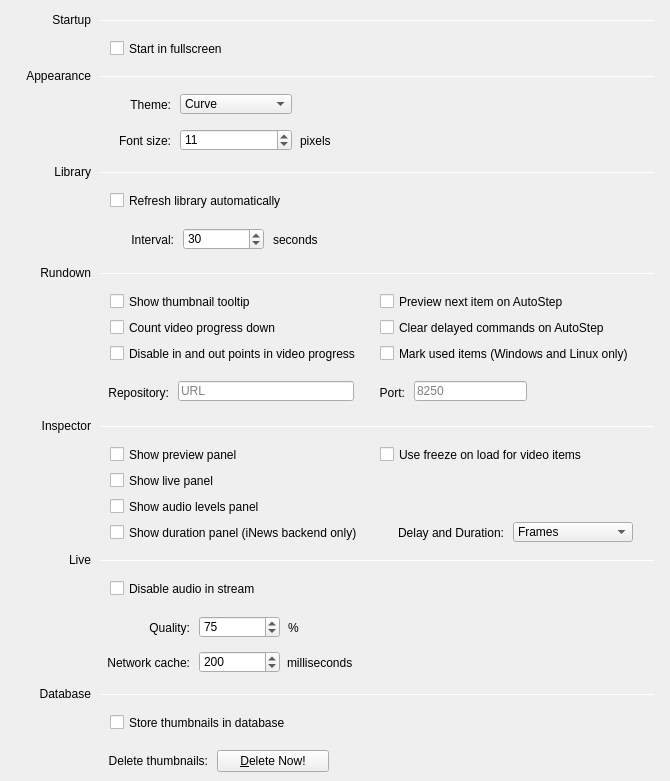
   <widget class="QWidget" name="tabGeneral">
    <attribute name="title">
     <string>General</string>
    </attribute>
    <widget class="QLabel" name="labelLibrary">
     <property name="geometry">
      <rect>
       <x>10</x>
       <y>164</y>
       <width>81</width>
       <height>16</height>
      </rect>
     </property>
     <property name="text">
      <string>Library</string>
     </property>
     <property name="alignment">
      <set>Qt::AlignRight|Qt::AlignTrailing|Qt::AlignVCenter</set>
     </property>
    </widget>
    <widget class="Line" name="lineLibrary">
     <property name="geometry">
      <rect>
       <x>100</x>
       <y>172</y>
       <width>555</width>
       <height>1</height>
      </rect>
     </property>
     <property name="orientation">
      <enum>Qt::Horizontal</enum>
     </property>
    </widget>
    <widget class="QLabel" name="labelInterval">
     <property name="geometry">
      <rect>
       <x>113</x>
       <y>230</y>
       <width>61</width>
       <height>20</height>
      </rect>
     </property>
     <property name="text">
      <string>Interval:</string>
     </property>
     <property name="alignment">
      <set>Qt::AlignRight|Qt::AlignTrailing|Qt::AlignVCenter</set>
     </property>
    </widget>
    <widget class="QSpinBox" name="spinBoxRefreshInterval">
     <property name="geometry">
      <rect>
       <x>183</x>
       <y>228</y>
       <width>81</width>
       <height>22</height>
      </rect>
     </property>
     <property name="minimum">
      <number>5</number>
     </property>
     <property name="value">
      <number>30</number>
     </property>
    </widget>
    <widget class="QLabel" name="labelSeconds">
     <property name="geometry">
      <rect>
       <x>273</x>
       <y>232</y>
       <width>62</width>
       <height>16</height>
      </rect>
     </property>
     <property name="text">
      <string>seconds</string>
     </property>
    </widget>
    <widget class="QSpinBox" name="spinBoxFontSize">
     <property name="geometry">
      <rect>
       <x>180</x>
       <y>129</y>
       <width>112</width>
       <height>22</height>
      </rect>
     </property>
     <property name="value">
      <number>11</number>
     </property>
    </widget>
    <widget class="QLabel" name="labelAppearance">
     <property name="geometry">
      <rect>
       <x>10</x>
       <y>68</y>
       <width>81</width>
       <height>16</height>
      </rect>
     </property>
     <property name="text">
      <string>Appearance</string>
     </property>
     <property name="alignment">
      <set>Qt::AlignRight|Qt::AlignTrailing|Qt::AlignVCenter</set>
     </property>
    </widget>
    <widget class="Line" name="lineAppearance">
     <property name="geometry">
      <rect>
       <x>100</x>
       <y>76</y>
       <width>555</width>
       <height>1</height>
      </rect>
     </property>
     <property name="orientation">
      <enum>Qt::Horizontal</enum>
     </property>
    </widget>
    <widget class="QLabel" name="labelFontSize">
     <property name="geometry">
      <rect>
       <x>100</x>
       <y>133</y>
       <width>71</width>
       <height>16</height>
      </rect>
     </property>
     <property name="text">
      <string>Font size:</string>
     </property>
     <property name="alignment">
      <set>Qt::AlignRight|Qt::AlignTrailing|Qt::AlignVCenter</set>
     </property>
    </widget>
    <widget class="QLabel" name="labelPixels">
     <property name="geometry">
      <rect>
       <x>300</x>
       <y>133</y>
       <width>62</width>
       <height>16</height>
      </rect>
     </property>
     <property name="text">
      <string>pixels</string>
     </property>
    </widget>
    <widget class="Line" name="lineStartup">
     <property name="geometry">
      <rect>
       <x>100</x>
       <y>20</y>
       <width>555</width>
       <height>1</height>
      </rect>
     </property>
     <property name="orientation">
      <enum>Qt::Horizontal</enum>
     </property>
    </widget>
    <widget class="QLabel" name="labelStartup">
     <property name="geometry">
      <rect>
       <x>10</x>
       <y>12</y>
       <width>81</width>
       <height>16</height>
      </rect>
     </property>
     <property name="text">
      <string>Startup</string>
     </property>
     <property name="alignment">
      <set>Qt::AlignRight|Qt::AlignTrailing|Qt::AlignVCenter</set>
     </property>
    </widget>
    <widget class="QCheckBox" name="checkBoxFullscreen">
     <property name="geometry">
      <rect>
       <x>110</x>
       <y>40</y>
       <width>141</width>
       <height>17</height>
      </rect>
     </property>
     <property name="focusPolicy">
      <enum>Qt::NoFocus</enum>
     </property>
     <property name="text">
      <string>Start in fullscreen</string>
     </property>
    </widget>
    <widget class="QCheckBox" name="checkBoxAutoRefresh">
     <property name="geometry">
      <rect>
       <x>110</x>
       <y>192</y>
       <width>211</width>
       <height>17</height>
      </rect>
     </property>
     <property name="focusPolicy">
      <enum>Qt::NoFocus</enum>
     </property>
     <property name="text">
      <string>Refresh library automatically</string>
     </property>
    </widget>
    <widget class="QLabel" name="labelRundown">
     <property name="geometry">
      <rect>
       <x>10</x>
       <y>265</y>
       <width>81</width>
       <height>16</height>
      </rect>
     </property>
     <property name="text">
      <string>Rundown</string>
     </property>
     <property name="alignment">
      <set>Qt::AlignRight|Qt::AlignTrailing|Qt::AlignVCenter</set>
     </property>
    </widget>
    <widget class="Line" name="lineRundown">
     <property name="geometry">
      <rect>
       <x>100</x>
       <y>273</y>
       <width>555</width>
       <height>1</height>
      </rect>
     </property>
     <property name="orientation">
      <enum>Qt::Horizontal</enum>
     </property>
    </widget>
    <widget class="QCheckBox" name="checkBoxShowThumbnailTooltip">
     <property name="geometry">
      <rect>
       <x>110</x>
       <y>293</y>
       <width>171</width>
       <height>17</height>
      </rect>
     </property>
     <property name="focusPolicy">
      <enum>Qt::NoFocus</enum>
     </property>
     <property name="text">
      <string>Show thumbnail tooltip</string>
     </property>
    </widget>
    <widget class="QCheckBox" name="checkBoxReverseOscTime">
     <property name="geometry">
      <rect>
       <x>110</x>
       <y>319</y>
       <width>201</width>
       <height>17</height>
      </rect>
     </property>
     <property name="focusPolicy">
      <enum>Qt::NoFocus</enum>
     </property>
     <property name="text">
      <string>Count video progress down</string>
     </property>
    </widget>
    <widget class="QCheckBox" name="checkBoxDisableInAndOutPoints">
     <property name="geometry">
      <rect>
       <x>110</x>
       <y>345</y>
       <width>291</width>
       <height>17</height>
      </rect>
     </property>
     <property name="focusPolicy">
      <enum>Qt::NoFocus</enum>
     </property>
     <property name="text">
      <string>Disable in and out points in video progress</string>
     </property>
    </widget>
    <widget class="QLabel" name="labelInspector">
     <property name="geometry">
      <rect>
       <x>10</x>
       <y>418</y>
       <width>81</width>
       <height>16</height>
      </rect>
     </property>
     <property name="text">
      <string>Inspector</string>
     </property>
     <property name="alignment">
      <set>Qt::AlignRight|Qt::AlignTrailing|Qt::AlignVCenter</set>
     </property>
    </widget>
    <widget class="Line" name="lineInspector">
     <property name="geometry">
      <rect>
       <x>100</x>
       <y>426</y>
       <width>555</width>
       <height>1</height>
      </rect>
     </property>
     <property name="orientation">
      <enum>Qt::Horizontal</enum>
     </property>
    </widget>
    <widget class="QComboBox" name="comboBoxDelayType">
     <property name="geometry">
      <rect>
       <x>513</x>
       <y>522</y>
       <width>120</width>
       <height>20</height>
      </rect>
     </property>
     <property name="sizePolicy">
      <sizepolicy hsizetype="Expanding" vsizetype="Fixed">
       <horstretch>0</horstretch>
       <verstretch>0</verstretch>
      </sizepolicy>
     </property>
     <item>
      <property name="text">
       <string>Frames</string>
      </property>
     </item>
     <item>
      <property name="text">
       <string>Milliseconds</string>
      </property>
     </item>
    </widget>
    <widget class="QLabel" name="labelDelayAndDuration">
     <property name="geometry">
      <rect>
       <x>363</x>
       <y>523</y>
       <width>141</width>
       <height>20</height>
      </rect>
     </property>
     <property name="text">
      <string>Delay and Duration:</string>
     </property>
     <property name="alignment">
      <set>Qt::AlignRight|Qt::AlignTrailing|Qt::AlignVCenter</set>
     </property>
    </widget>
    <widget class="QLabel" name="labelTheme">
     <property name="geometry">
      <rect>
       <x>90</x>
       <y>95</y>
       <width>81</width>
       <height>20</height>
      </rect>
     </property>
     <property name="text">
      <string>Theme:</string>
     </property>
     <property name="alignment">
      <set>Qt::AlignRight|Qt::AlignTrailing|Qt::AlignVCenter</set>
     </property>
    </widget>
    <widget class="QComboBox" name="comboBoxTheme">
     <property name="geometry">
      <rect>
       <x>180</x>
       <y>94</y>
       <width>112</width>
       <height>20</height>
      </rect>
     </property>
     <property name="sizePolicy">
      <sizepolicy hsizetype="Expanding" vsizetype="Fixed">
       <horstretch>0</horstretch>
       <verstretch>0</verstretch>
      </sizepolicy>
     </property>
     <item>
      <property name="text">
       <string>Curve</string>
      </property>
     </item>
     <item>
      <property name="text">
       <string>Flat</string>
      </property>
     </item>
    </widget>
    <widget class="QLineEdit" name="lineEditRundownRepository">
     <property name="geometry">
      <rect>
       <x>178</x>
       <y>381</y>
       <width>176</width>
       <height>20</height>
      </rect>
     </property>
     <property name="focusPolicy">
      <enum>Qt::ClickFocus</enum>
     </property>
     <property name="toolTip">
      <string>http://&lt;host&gt;:&lt;port&gt;/urllist/&lt;profile&gt;</string>
     </property>
     <property name="placeholderText">
      <string>URL</string>
     </property>
    </widget>
    <widget class="QLabel" name="labelRepository">
     <property name="geometry">
      <rect>
       <x>88</x>
       <y>383</y>
       <width>81</width>
       <height>20</height>
      </rect>
     </property>
     <property name="text">
      <string>Repository:</string>
     </property>
     <property name="alignment">
      <set>Qt::AlignRight|Qt::AlignTrailing|Qt::AlignVCenter</set>
     </property>
    </widget>
    <widget class="QCheckBox" name="checkBoxPreviewOnAutoStep">
     <property name="geometry">
      <rect>
       <x>380</x>
       <y>293</y>
       <width>271</width>
       <height>17</height>
      </rect>
     </property>
     <property name="focusPolicy">
      <enum>Qt::NoFocus</enum>
     </property>
     <property name="text">
      <string>Preview next item on AutoStep</string>
     </property>
    </widget>
    <widget class="QCheckBox" name="checkBoxClearDelayedCommandsOnAutoStep">
     <property name="geometry">
      <rect>
       <x>380</x>
       <y>319</y>
       <width>271</width>
       <height>17</height>
      </rect>
     </property>
     <property name="focusPolicy">
      <enum>Qt::NoFocus</enum>
     </property>
     <property name="text">
      <string>Clear delayed commands on AutoStep</string>
     </property>
    </widget>
    <widget class="Line" name="lineDatabase">
     <property name="geometry">
      <rect>
       <x>100</x>
       <y>694</y>
       <width>555</width>
       <height>1</height>
      </rect>
     </property>
     <property name="orientation">
      <enum>Qt::Horizontal</enum>
     </property>
    </widget>
    <widget class="QLabel" name="labelDeleteThumbnail">
     <property name="geometry">
      <rect>
       <x>67</x>
       <y>751</y>
       <width>141</width>
       <height>20</height>
      </rect>
     </property>
     <property name="text">
      <string>Delete thumbnails:</string>
     </property>
     <property name="alignment">
      <set>Qt::AlignRight|Qt::AlignTrailing|Qt::AlignVCenter</set>
     </property>
    </widget>
    <widget class="QLabel" name="labelDatabase">
     <property name="geometry">
      <rect>
       <x>10</x>
       <y>686</y>
       <width>81</width>
       <height>16</height>
      </rect>
     </property>
     <property name="text">
      <string>Database</string>
     </property>
     <property name="alignment">
      <set>Qt::AlignRight|Qt::AlignTrailing|Qt::AlignVCenter</set>
     </property>
    </widget>
    <widget class="QPushButton" name="pushButtonDeleteThumbnails">
     <property name="geometry">
      <rect>
       <x>217</x>
       <y>750</y>
       <width>112</width>
       <height>22</height>
      </rect>
     </property>
     <property name="focusPolicy">
      <enum>Qt::NoFocus</enum>
     </property>
     <property name="text">
      <string>&amp;Delete Now!</string>
     </property>
    </widget>
    <widget class="QCheckBox" name="checkBoxStoreThumbnailsInDatabase">
     <property name="geometry">
      <rect>
       <x>110</x>
       <y>714</y>
       <width>291</width>
       <height>17</height>
      </rect>
     </property>
     <property name="focusPolicy">
      <enum>Qt::NoFocus</enum>
     </property>
     <property name="text">
      <string>Store thumbnails in database</string>
     </property>
    </widget>
    <widget class="QCheckBox" name="checkBoxMarkUsedItems">
     <property name="geometry">
      <rect>
       <x>380</x>
       <y>345</y>
       <width>271</width>
       <height>17</height>
      </rect>
     </property>
     <property name="focusPolicy">
      <enum>Qt::NoFocus</enum>
     </property>
     <property name="text">
      <string>Mark used items (Windows and Linux only)</string>
     </property>
    </widget>
    <widget class="QCheckBox" name="checkBoxShowAudioLevels">
     <property name="geometry">
      <rect>
       <x>110</x>
       <y>498</y>
       <width>171</width>
       <height>17</height>
      </rect>
     </property>
     <property name="focusPolicy">
      <enum>Qt::NoFocus</enum>
     </property>
     <property name="text">
      <string>Show audio levels panel</string>
     </property>
    </widget>
    <widget class="QCheckBox" name="checkBoxShowPreview">
     <property name="geometry">
      <rect>
       <x>110</x>
       <y>446</y>
       <width>171</width>
       <height>17</height>
      </rect>
     </property>
     <property name="focusPolicy">
      <enum>Qt::NoFocus</enum>
     </property>
     <property name="text">
      <string>Show preview panel</string>
     </property>
    </widget>
    <widget class="QCheckBox" name="checkBoxShowLive">
     <property name="geometry">
      <rect>
       <x>110</x>
       <y>472</y>
       <width>171</width>
       <height>17</height>
      </rect>
     </property>
     <property name="focusPolicy">
      <enum>Qt::NoFocus</enum>
     </property>
     <property name="text">
      <string>Show live panel</string>
     </property>
    </widget>
    <widget class="QCheckBox" name="checkBoxDisableAudioInStream">
     <property name="geometry">
      <rect>
       <x>110</x>
       <y>580</y>
       <width>171</width>
       <height>17</height>
      </rect>
     </property>
     <property name="focusPolicy">
      <enum>Qt::NoFocus</enum>
     </property>
     <property name="text">
      <string>Disable audio in stream</string>
     </property>
    </widget>
    <widget class="QLabel" name="labelMilliseconds">
     <property name="geometry">
      <rect>
       <x>287</x>
       <y>655</y>
       <width>81</width>
       <height>16</height>
      </rect>
     </property>
     <property name="text">
      <string>milliseconds</string>
     </property>
    </widget>
    <widget class="QSpinBox" name="spinBoxNetworkCache">
     <property name="geometry">
      <rect>
       <x>199</x>
       <y>651</y>
       <width>81</width>
       <height>22</height>
      </rect>
     </property>
     <property name="minimum">
      <number>0</number>
     </property>
     <property name="maximum">
      <number>9999</number>
     </property>
     <property name="singleStep">
      <number>100</number>
     </property>
     <property name="value">
      <number>200</number>
     </property>
    </widget>
    <widget class="QLabel" name="labelNetworkCache">
     <property name="geometry">
      <rect>
       <x>79</x>
       <y>653</y>
       <width>111</width>
       <height>20</height>
      </rect>
     </property>
     <property name="text">
      <string>Network cache:</string>
     </property>
     <property name="alignment">
      <set>Qt::AlignRight|Qt::AlignTrailing|Qt::AlignVCenter</set>
     </property>
    </widget>
    <widget class="QLabel" name="labelLiveStream">
     <property name="geometry">
      <rect>
       <x>10</x>
       <y>552</y>
       <width>81</width>
       <height>16</height>
      </rect>
     </property>
     <property name="text">
      <string>Live</string>
     </property>
     <property name="alignment">
      <set>Qt::AlignRight|Qt::AlignTrailing|Qt::AlignVCenter</set>
     </property>
    </widget>
    <widget class="Line" name="lineLive">
     <property name="geometry">
      <rect>
       <x>100</x>
       <y>560</y>
       <width>555</width>
       <height>1</height>
      </rect>
     </property>
     <property name="orientation">
      <enum>Qt::Horizontal</enum>
     </property>
    </widget>
    <widget class="QLabel" name="labelQuality">
     <property name="geometry">
      <rect>
       <x>79</x>
       <y>618</y>
       <width>111</width>
       <height>20</height>
      </rect>
     </property>
     <property name="text">
      <string>Quality:</string>
     </property>
     <property name="alignment">
      <set>Qt::AlignRight|Qt::AlignTrailing|Qt::AlignVCenter</set>
     </property>
    </widget>
    <widget class="QSpinBox" name="spinBoxQuality">
     <property name="geometry">
      <rect>
       <x>199</x>
       <y>616</y>
       <width>81</width>
       <height>22</height>
      </rect>
     </property>
     <property name="minimum">
      <number>0</number>
     </property>
     <property name="maximum">
      <number>100</number>
     </property>
     <property name="singleStep">
      <number>1</number>
     </property>
     <property name="value">
      <number>75</number>
     </property>
    </widget>
    <widget class="QLabel" name="labelMilliseconds_2">
     <property name="geometry">
      <rect>
       <x>288</x>
       <y>620</y>
       <width>31</width>
       <height>16</height>
      </rect>
     </property>
     <property name="text">
      <string>%</string>
     </property>
    </widget>
    <widget class="QLineEdit" name="lineEditRepositoryPort">
     <property name="geometry">
      <rect>
       <x>414</x>
       <y>381</y>
       <width>113</width>
       <height>20</height>
      </rect>
     </property>
     <property name="focusPolicy">
      <enum>Qt::ClickFocus</enum>
     </property>
     <property name="text">
      <string/>
     </property>
     <property name="placeholderText">
      <string>8250</string>
     </property>
    </widget>
    <widget class="QLabel" name="labelRepositoryPort">
     <property name="geometry">
      <rect>
       <x>354</x>
       <y>383</y>
       <width>51</width>
       <height>20</height>
      </rect>
     </property>
     <property name="text">
      <string>Port:</string>
     </property>
     <property name="alignment">
      <set>Qt::AlignRight|Qt::AlignTrailing|Qt::AlignVCenter</set>
     </property>
    </widget>
    <widget class="QCheckBox" name="checkBoxDuration">
     <property name="geometry">
      <rect>
       <x>110</x>
       <y>524</y>
       <width>331</width>
       <height>17</height>
      </rect>
     </property>
     <property name="focusPolicy">
      <enum>Qt::NoFocus</enum>
     </property>
     <property name="text">
      <string>Show duration panel (iNews backend only)</string>
     </property>
    </widget>
    <widget class="QCheckBox" name="checkBoxUseFreezeOnLoad">
     <property name="geometry">
      <rect>
       <x>380</x>
       <y>446</y>
       <width>281</width>
       <height>17</height>
      </rect>
     </property>
     <property name="focusPolicy">
      <enum>Qt::NoFocus</enum>
     </property>
     <property name="text">
      <string>Use freeze on load for video items</string>
     </property>
    </widget>
   </widget>
